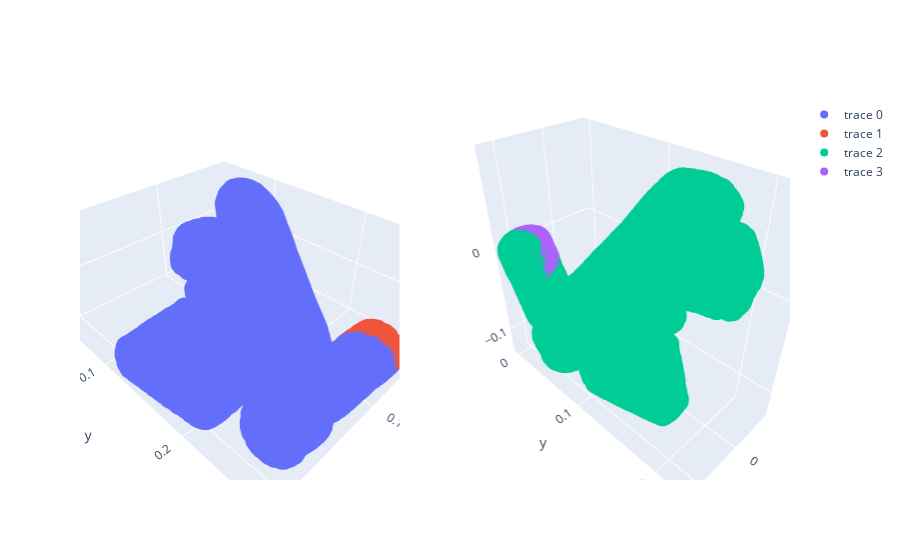

The notebook cell saved with this chart:
### Code cell
# pc = np.asarray(pc.points)
fig = make_subplots(
    rows=1, cols=2,
    specs=[[{'type': 'scene'}, {'type': 'scene'}]])


fig.add_trace(go.Scatter3d(x=pc_world[:,0], y=pc_world[:,1], z=pc_world[:,2],
                                   mode='markers'), row=1, col=1)

fig.add_trace(go.Scatter3d(x=grasp_world[:,0], y=grasp_world[:,1], z=grasp_world[:,2],
                                   mode='markers'), row=1, col=1)

fig.add_trace(go.Scatter3d(x=pc_local[:,0], y=pc_local[:,1], z=pc_local[:,2],
                                   mode='markers'), row=1, col=2)
                        
fig.add_trace(go.Scatter3d(x=grasp_local[:,0], y=grasp_local[:,1], z=grasp_local[:,2],
                                   mode='markers'), row=1, col=2)
fig.show()

### Figure 1 — Plotly figure (JSON) as saved in the notebook; plotly's stock layout.template omitted (floating-point values rounded to 4 significant figures; data arrays with more than 128 entries replaced by an {"elided": "..."} marker saying what was removed)
{"data": [{"mode": "markers", "scene": "scene", "type": "scatter3d", "x": {"elided": "10000 float values"}, "y": {"elided": "10000 float values"}, "z": {"elided": "10000 float values"}}, {"mode": "markers", "scene": "scene", "type": "scatter3d", "x": {"elided": "172 float values"}, "y": {"elided": "172 float values"}, "z": {"elided": "172 float values"}}, {"mode": "markers", "scene": "scene2", "type": "scatter3d", "x": {"elided": "10000 float values"}, "y": {"elided": "10000 float values"}, "z": {"elided": "10000 float values"}}, {"mode": "markers", "scene": "scene2", "type": "scatter3d", "x": {"elided": "172 float values"}, "y": {"elided": "172 float values"}, "z": {"elided": "172 float values"}}], "layout": {"scene": {"domain": {"x": [0, 0.45], "y": [0, 1]}}, "scene2": {"domain": {"x": [0.55, 1], "y": [0, 1]}}}}
